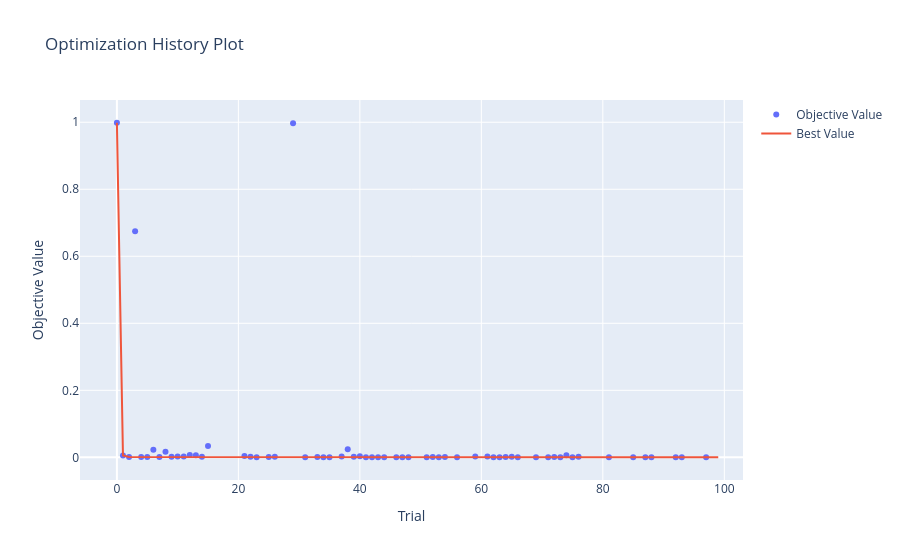
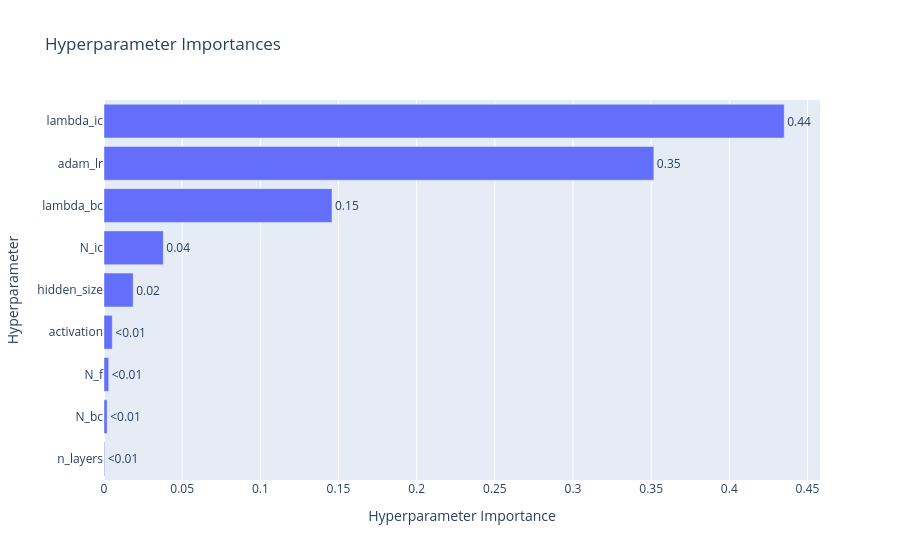

The notebook cell these images were saved under, in order:
### Code cell
import joblib
import optuna.visualization as vis

study = optuna.create_study(
    direction="minimize",
    study_name="forward_pinn_hpo",
    storage="sqlite:///optuna_forward.db",
    load_if_exists=True,
    pruner=optuna.pruners.MedianPruner(n_startup_trials=15, n_warmup_steps=800, interval_steps=200),
    sampler=optuna.samplers.TPESampler(seed=42)
)

study.optimize(
    objective_forward, 
    n_trials=100,
    show_progress_bar=True
)

joblib.dump(study, 'forward_hpo_study.pkl')

print("\nBest trial:")
print(f"  rel_l2: {study.best_trial.value:.4e}")
print(f"  params: {study.best_trial.params}")

vis.plot_optimization_history(study).show()
vis.plot_param_importances(study).show()

### Figure 1 — Plotly figure (JSON) as saved in the notebook; plotly's stock layout.template omitted (floating-point values rounded to 4 significant figures)
{"data": [{"mode": "markers", "name": "Objective Value", "type": "scatter", "x": [0, 1, 2, 3, 4, 5, 6, 7, 8, 9, 10, 11, 12, 13, 14, 15, 21, 22, 23, 25, 26, 29, 31, 33, 34, 35, 37, 38, 39, 40, 41, 42, 43, 44, 46, 47, 48, 51, 52, 53, 54, 56, 59, 61, 62, 63, 64, 65, 66, 69, 71, 72, 73, 74, 75, 76, 81, 85, 87, 88, 92, 93, 97], "y": [0.9985, 0.005319, 0.0007161, 0.6747, 0.0009068, 0.001186, 0.02269, 0.0009062, 0.01635, 0.001516, 0.002444, 0.002402, 0.007165, 0.006146, 0.001986, 0.03382, 0.003749, 0.001581, 0.0003393, 0.0007282, 0.001693, 0.9974, 0.00027, 0.0006694, 0.0004159, 0.0004104, 0.002579, 0.02394, 0.001498, 0.003241, 0.0002354, 0.0001846, 0.0002965, 0.0002001, 0.0002586, 0.0003693, 0.0002977, 0.0002344, 0.0008427, 0.0002355, 0.001032, 0.0002434, 0.002126, 0.002414, 0.0002631, 0.0004005, 0.0005559, 0.001962, 0.0004236, 0.0003972, 0.0004364, 0.001074, 0.000323, 0.005985, 0.0003097, 0.001475, 0.0003018, 0.0003388, 0.0001781, 0.0001692, 0.0002353, 0.0002093, 0.0003851]}, {"mode": "lines", "name": "Best Value", "type": "scatter", "x": [0, 1, 2, 3, 4, 5, 6, 7, 8, 9, 10, 11, 12, 13, 14, 15, 16, 17, 18, 19, 20, 21, 22, 23, 24, 25, 26, 27, 28, 29, 30, 31, 32, 33, 34, 35, 36, 37, 38, 39, 40, 41, 42, 43, 44, 45, 46, 47, 48, 49, 50, 51, 52, 53, 54, 55, 56, 57, 58, 59, 60, 61, 62, 63, 64, 65, 66, 67, 68, 69, 70, 71, 72, 73, 74, 75, 76, 77, 78, 79, 80, 81, 82, 83, 84, 85, 86, 87, 88, 89, 90, 91, 92, 93, 94, 95, 96, 97, 98, 99], "y": [0.9985, 0.005319, 0.0007161, 0.0007161, 0.0007161, 0.0007161, 0.0007161, 0.0007161, 0.0007161, 0.0007161, 0.0007161, 0.0007161, 0.0007161, 0.0007161, 0.0007161, 0.0007161, 0.0007161, 0.0007161, 0.0007161, 0.0007161, 0.0007161, 0.0007161, 0.0007161, 0.0003393, 0.0003393, 0.0003393, 0.0003393, 0.0003393, 0.0003393, 0.0003393, 0.0003393, 0.00027, 0.00027, 0.00027, 0.00027, 0.00027, 0.00027, 0.00027, 0.00027, 0.00027, 0.00027, 0.0002354, 0.0001846, 0.0001846, 0.0001846, 0.0001846, 0.0001846, 0.0001846, 0.0001846, 0.0001846, 0.0001846, 0.0001846, 0.0001846, 0.0001846, 0.0001846, 0.0001846, 0.0001846, 0.0001846, 0.0001846, 0.0001846, 0.0001846, 0.0001846, 0.0001846, 0.0001846, 0.0001846, 0.0001846, 0.0001846, 0.0001846, 0.0001846, 0.0001846, 0.0001846, 0.0001846, 0.0001846, 0.0001846, 0.0001846, 0.0001846, 0.0001846, 0.0001846, 0.0001846, 0.0001846, 0.0001846, 0.0001846, 0.0001846, 0.0001846, 0.0001846, 0.0001846, 0.0001846, 0.0001781, 0.0001692, 0.0001692, 0.0001692, 0.0001692, 0.0001692, 0.0001692, 0.0001692, 0.0001692, 0.0001692, 0.0001692, 0.0001692, 0.0001692]}, {"marker": {"color": "#cccccc"}, "mode": "markers", "name": "Infeasible Trial", "showlegend": false, "type": "scatter", "x": [], "y": []}], "layout": {"title": {"text": "Optimization History Plot"}, "xaxis": {"title": {"text": "Trial"}}, "yaxis": {"title": {"text": "Objective Value"}}}}

### Figure 2 — Plotly figure (JSON) as saved in the notebook; plotly's stock layout.template omitted (floating-point values rounded to 4 significant figures)
{"data": [{"cliponaxis": false, "hovertemplate": ["n_layers (CategoricalDistribution): 0.00041916926408248185<extra></extra>", "N_bc (CategoricalDistribution): 0.0020160021841252843<extra></extra>", "N_f (CategoricalDistribution): 0.0030077935503805262<extra></extra>", "activation (CategoricalDistribution): 0.005288251590785955<extra></extra>", "hidden_size (CategoricalDistribution): 0.018662505571886385<extra></extra>", "N_ic (CategoricalDistribution): 0.037931541595163584<extra></extra>", "lambda_bc (FloatDistribution): 0.14584755348033035<extra></extra>", "adam_lr (FloatDistribution): 0.35172417062661887<extra></extra>", "lambda_ic (FloatDistribution): 0.4351030121366266<extra></extra>"], "name": "Objective Value", "orientation": "h", "text": ["<0.01", "<0.01", "<0.01", "<0.01", "0.02", "0.04", "0.15", "0.35", "0.44"], "textposition": "outside", "type": "bar", "x": [0.0004192, 0.002016, 0.003008, 0.005288, 0.01866, 0.03793, 0.1458, 0.3517, 0.4351], "y": ["n_layers", "N_bc", "N_f", "activation", "hidden_size", "N_ic", "lambda_bc", "adam_lr", "lambda_ic"]}], "layout": {"title": {"text": "Hyperparameter Importances"}, "xaxis": {"title": {"text": "Hyperparameter Importance"}}, "yaxis": {"title": {"text": "Hyperparameter"}}}}
